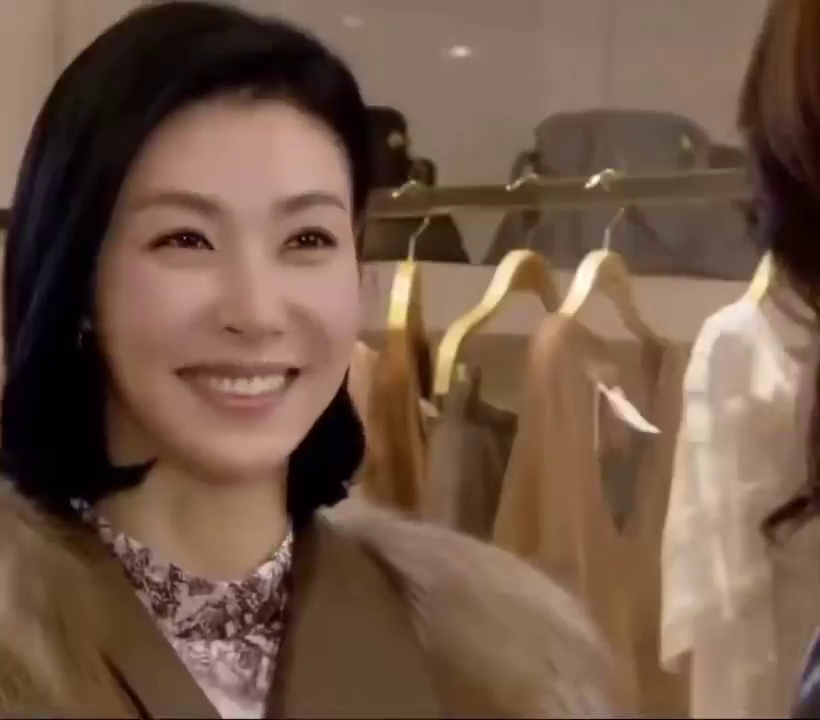
#> input picture frame 5 of HELLO_AI/day01/sarang.mp4, 820 x 720 px, given in place of 박주호.mp4, which was not available
$ python my_img2folder_resize.py
#> lines starting #> are read from the running program, lines starting #| are printed output that depends on the picture; pictures that were not available may be replaced by others from this repository, and a replacement may not be noted
import cv2

arr = [
    {'lbl':'0','f':'00','n':'김민경'},
    {'lbl':'1','f':'01','n':'김승연'},
    {'lbl':'2','f':'02','n':'김차은'},
    {'lbl':'3','f':'03','n':'김창용'},
    {'lbl':'4','f':'04','n':'김초희'},
    {'lbl':'5','f':'05','n':'김현우'},
    {'lbl':'6','f':'06','n':'남희수'},
    {'lbl':'7','f':'07','n':'박주호'},
    {'lbl':'8','f':'08','n':'박지원'},
    {'lbl':'9','f':'09','n':'배유림'},
    {'lbl':'10','f':'10','n':'백영웅'},
    {'lbl':'11','f':'11','n':'변상원'},
    {'lbl':'12','f':'12','n':'송은비'},
    {'lbl':'13','f':'13','n':'우민규'},
    {'lbl':'14','f':'14','n':'유길상'},
    {'lbl':'15','f':'15','n':'이미소'},
    {'lbl':'16','f':'16','n':'이상철'},
    {'lbl':'17','f':'17','n':'이성휘'},
    {'lbl':'18','f':'18','n':'정민지'},
    {'lbl':'19','f':'19','n':'하예종'}
]

face_cascade = cv2.CascadeClassifier(cv2.data.haarcascades + 'haarcascade_frontalface_default.xml')

def mp4Toimg(myname,folderName):
#> called with myname = '박주호', folderName = '07'
    video = cv2.VideoCapture(f'img/{myname}.mp4')

    frame_count = 0
    while(video.isOpened()) :
        ret, frame = video.read()
#> frame is the input picture: shape (720, 820, 3); mean B, G, R 71.1, 88.1, 114.1
        if ret :
            frame_count += 1
            gray = cv2.cvtColor(frame, cv2.COLOR_BGR2GRAY)
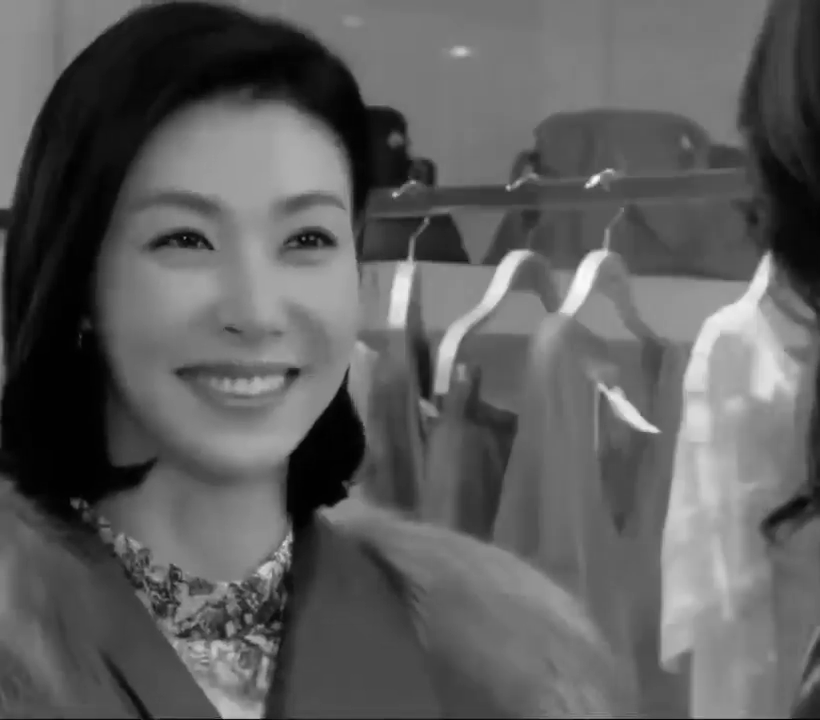
#> gray: shape (720, 820); min 1, max 252, mean 93.9
            faces = face_cascade.detectMultiScale(gray, 1.3,5)
#> faces = [[77, 113, 336, 336]]
            for (x,y,w,h) in faces:
                cropped = frame[y:y+h, x:x+w]
                cropped = cv2.resize(cropped,(32,32))
                cv2.imwrite(f'pre01/{folderName}/{frame_count}.png',cropped)
#> this loop made 1 pass
#> pass 1, in mp4Toimg, `cropped = frame[y:y+h, x:x+w]`:
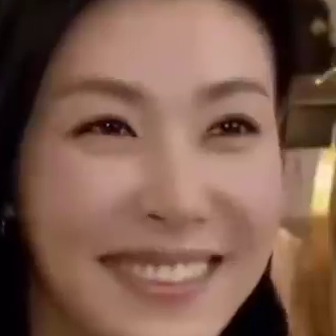
#> cropped: shape (336, 336, 3); mean B, G, R 77.6, 92.1, 125.8
#> pass 1, in mp4Toimg, `cropped = cv2.resize(cropped,(32,32))`:
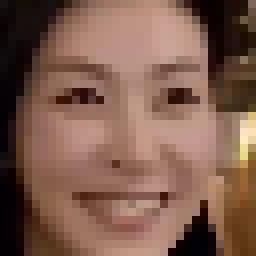
#> cropped: shape (32, 32, 3) (shown 8 times larger); mean B, G, R 77.6, 92.1, 125.8
        else :
            break;

mp4Toimg("박주호","07")


# [5 lines of commented-out code are left out]

$ run again, starting later in the video
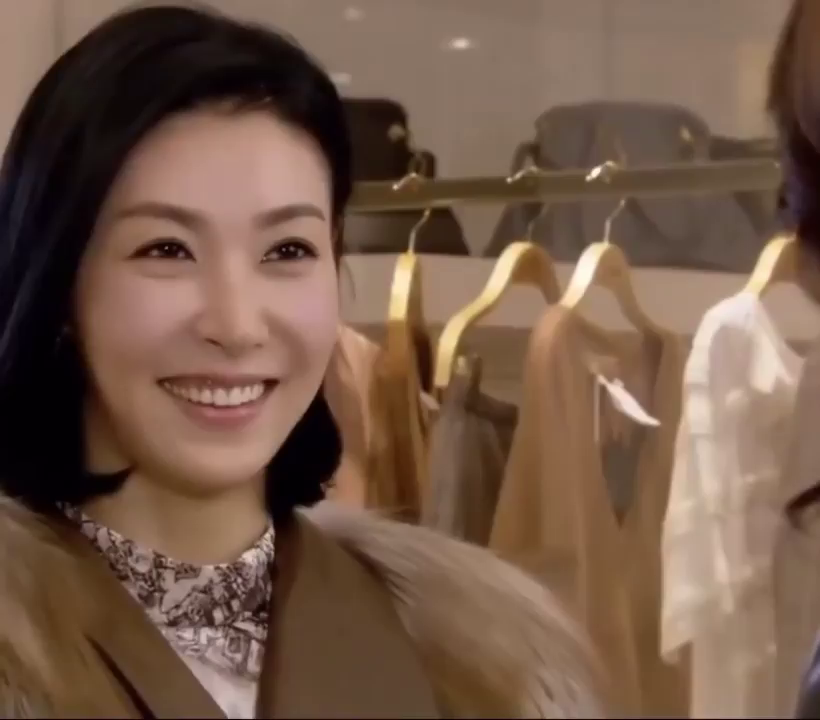
#> input picture frame 24 of HELLO_AI/day01/sarang.mp4, 820 x 720 px, given in place of 박주호.mp4, which was not available
#> in mp4Toimg, frame is the input picture: shape (720, 820, 3); mean B, G, R 72.4, 89.2, 116.1
#> in mp4Toimg, `gray = cv2.cvtColor(frame, cv2.COLOR_BGR2GRAY)`:
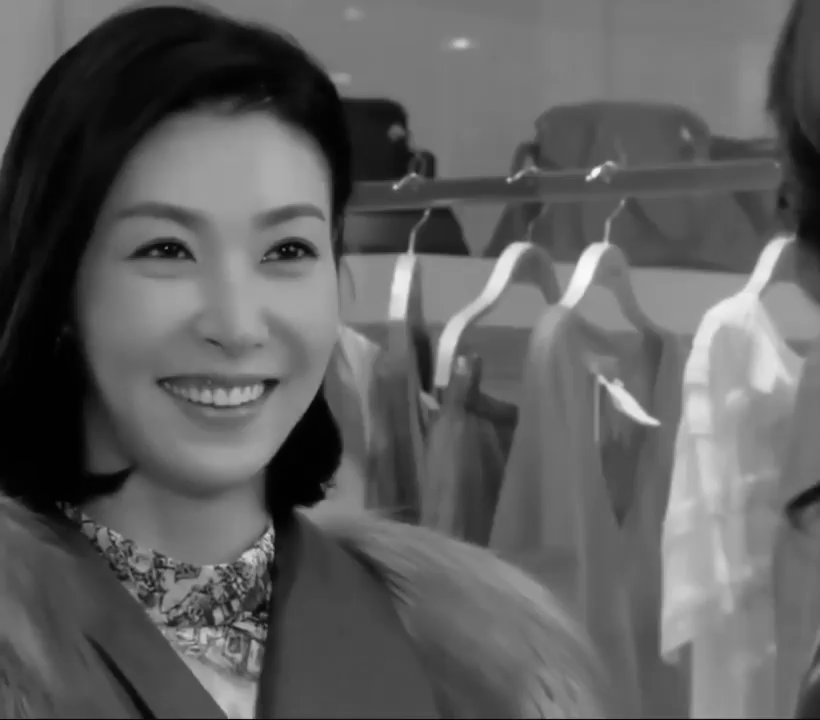
#> gray: shape (720, 820); min 1, max 250, mean 95.3
#> faces = [[63, 124, 327, 327]]
#> the loop in mp4Toimg, `for (x,y,w,h) in faces:` made 1 pass
#> pass 1, in mp4Toimg, `cropped = cv2.resize(cropped,(32,32))`:
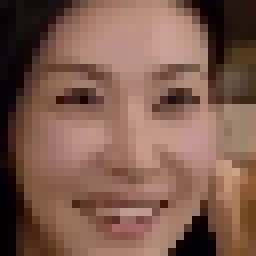
#> cropped: shape (32, 32, 3) (shown 8 times larger); mean B, G, R 78.6, 91.8, 126.3

$ run again, starting later in the video
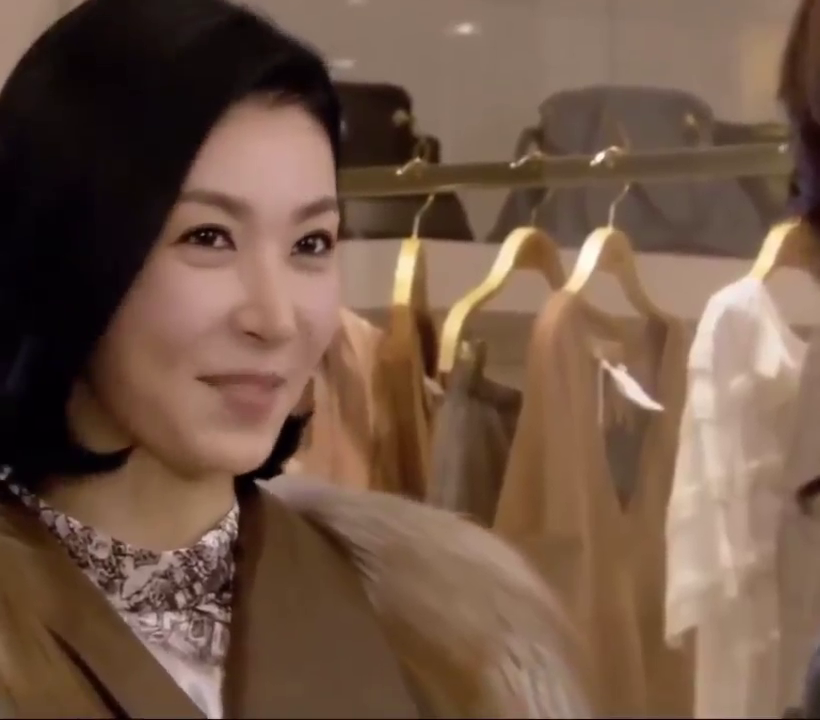
#> input picture frame 44 of HELLO_AI/day01/sarang.mp4, 820 x 720 px, given in place of 박주호.mp4, which was not available
#> in mp4Toimg, frame is the input picture: shape (720, 820, 3); mean B, G, R 70.5, 87.1, 113.5
#> in mp4Toimg, `gray = cv2.cvtColor(frame, cv2.COLOR_BGR2GRAY)`:
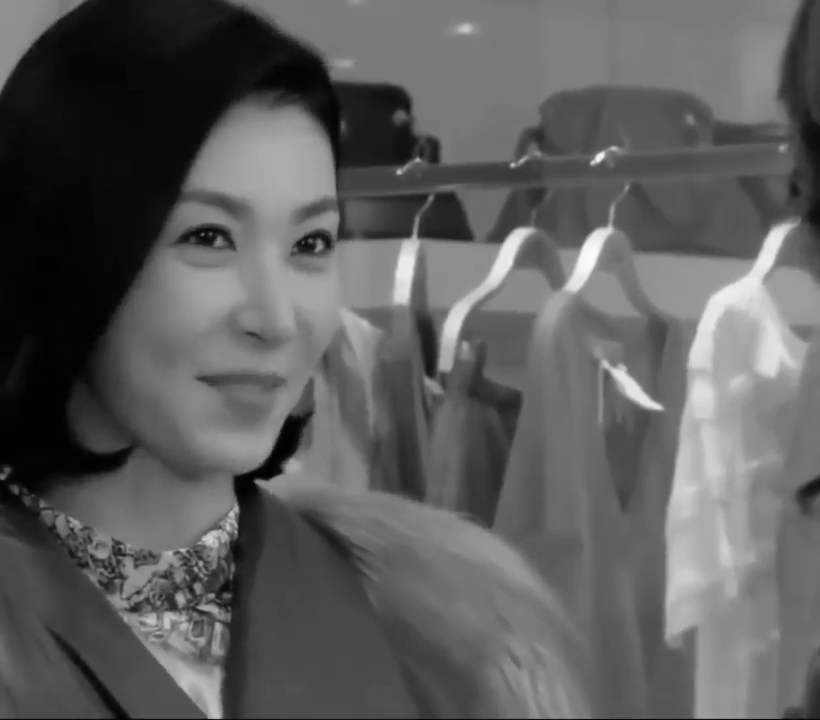
#> gray: shape (720, 820); min 1, max 251, mean 93
#> faces = [[117, 131, 293, 293]]
#> the loop in mp4Toimg, `for (x,y,w,h) in faces:` made 1 pass
#> pass 1, in mp4Toimg, `cropped = cv2.resize(cropped,(32,32))`:
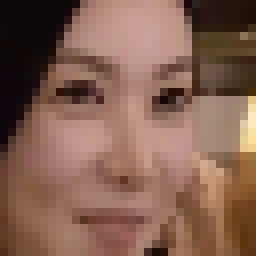
#> cropped: shape (32, 32, 3) (shown 8 times larger); mean B, G, R 81.4, 96.6, 131.8
